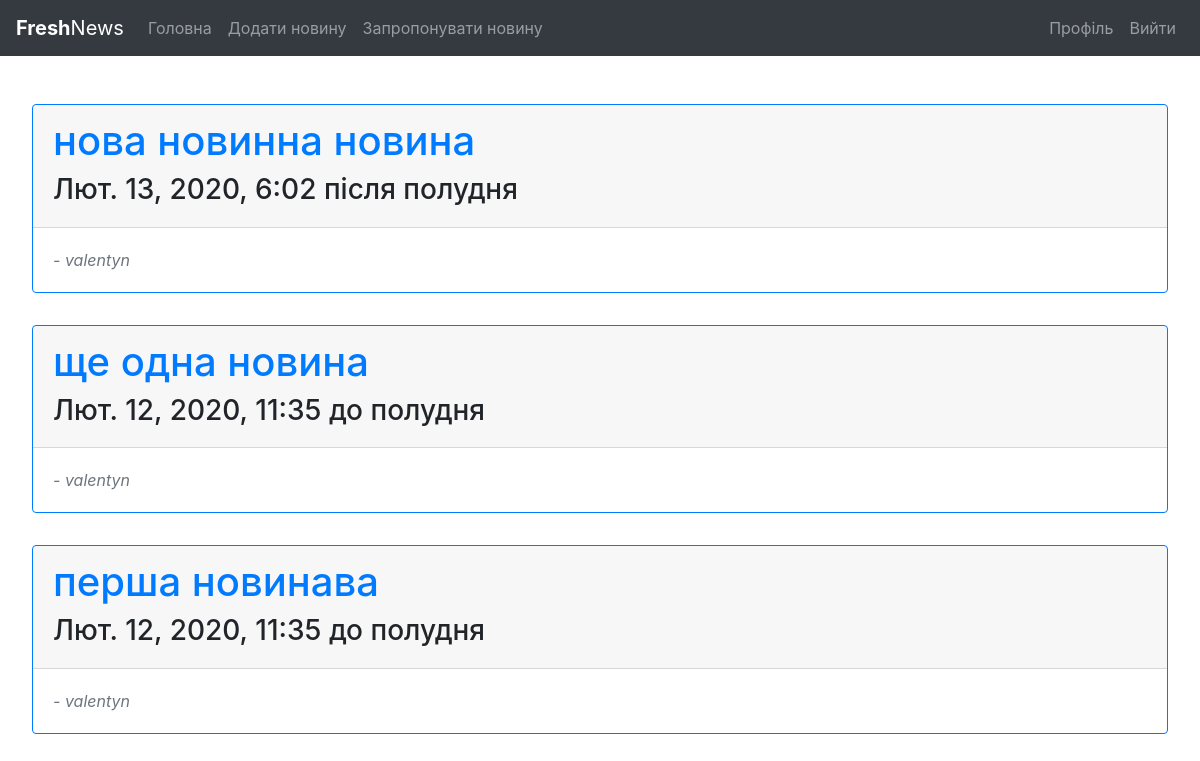
Page / (signed in) on the earlier database version.
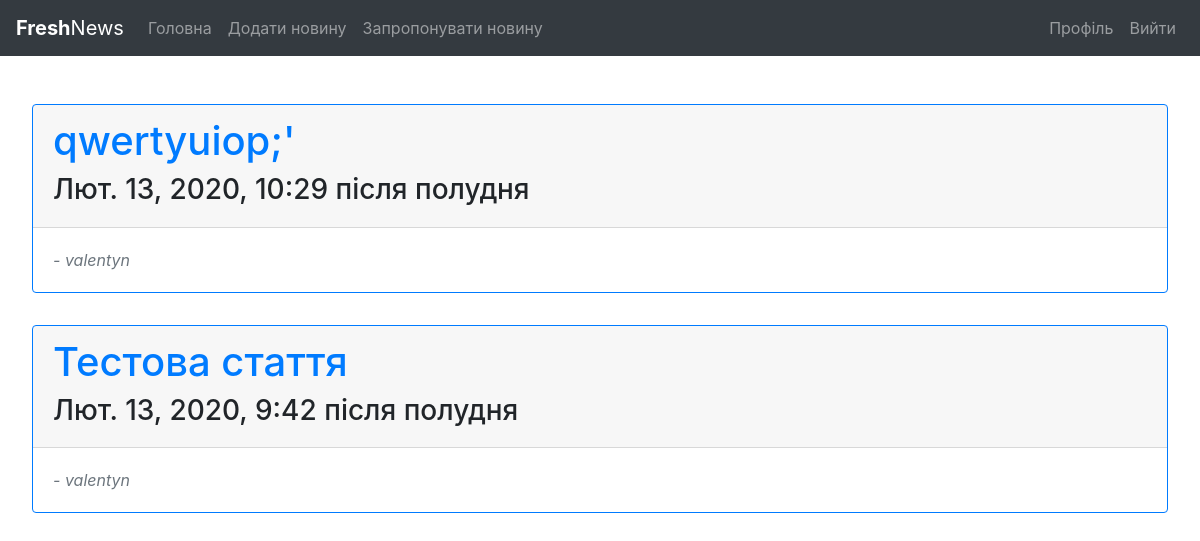
Same page on the later database version.
### main/models.py (models this page shows, shortened)
class Post(models.Model):
    title = models.CharField(max_length=256, blank=False)
    text = RichTextField(blank=True, null=True)
    author = models.CharField(max_length=256, blank=True)
    published_date = models.DateTimeField(blank=True, null=True)
    pre_moderation = models.BooleanField(default=False)

### main/views.py (the view)
# urls.py: path('', main_views.news_list, name='news_list'),
@login_required
def news_list(request):
    posts = Post.objects.filter(pre_moderation=True).order_by("-published_date")
    return render(request, 'main/news_list.html', {'posts': posts})

### main/templates/main/news_list.html
{% extends 'base.html' %}
{% load static %}
{% block content %}
{% if posts %}
    {% for post in posts %}
        <div class="card border-primary mb-3">
         <div class="card-header"><h1><a href="{% url 'post_detail' post.id %}">{{ post.title }}</a></h1>
          <h3>{{ post.published_date }}</h3>
         </div>
          <div class="card-body">
              <footer class="text-muted" ><cite title="Source Title">- {{ post.author }}</cite></footer>
          </div>
        </div>
    {% endfor %}
{% else %}
    <div class="text-center">
    <h2 class="font-italic text-muted">Новин ще поки що немає, але Ви можете створити першу :)</h2>
    </div>
{% endif %}
{% endblock content %}

### main/templates/base.html (shortened to what this page needs)
{% load static %}
<!DOCTYPE html>
<html lang=”uk”>
<head>
    <link rel="stylesheet" href="https://stackpath.bootstrapcdn.com/bootstrap/4.4.1/css/bootstrap.min.css">
    <link rel="stylesheet" type="text/css" href="../static/css/main.css"> {% block addition_css %}{% endblock addition_css %}
</head>
<body>
    <nav class="navbar navbar-expand-lg navbar-dark bg-dark">
        <a class="navbar-brand" href="{% url 'news_list' %}"><strong>Fresh</strong>News</a>
        <div class="collapse navbar-collapse" id="navbarSupportedContent">
            <ul class="navbar-nav mr-auto">
                <li class="nav-item">
                    <a class="nav-link" href="{% url 'news_list' %}">Головна</a>
                </li>
                <li class="nav-item">
                    <a class="nav-link" href="{% url 'post_creation' %}">Додати новину</a>
                </li>
                <li class="nav-item">
                    <a class="nav-link" href="{% url 'post_moderation' %}">Запропонувати новину</a>
                </li>
            </ul>
        </div>
        <div class="navbar-nav">
            {% if user.is_authenticated %}
            <a class="nav-item nav-link" href="{% url 'profile' %}">Профіль</a>
            <a class="nav-item nav-link" href="{% url 'logout' %}">Вийти</a> {% else %}
            <a class="nav-item nav-link" href="{% url 'login' %}">Увійти</a> {% endif %}
        </div>
    </nav>
    {% block content %}{% endblock content %}
</body>
</html>

### main/static/css/main.css (style rules this page uses)
.card { margin: 2em; }

Differences in the rows shown:
removed Post: title "нова новинна новина", published_date "Лют. 13, 2020, 6:02 після полудня", author "valentyn"
removed Post: title "ще одна новина", published_date "Лют. 12, 2020, 11:35 до полудня", author "valentyn"
removed Post: title "перша новинава", published_date "Лют. 12, 2020, 11:35 до полудня", author "valentyn"
added Post: title "qwertyuiop;'", published_date "Лют. 13, 2020, 10:29 після полудня", author "valentyn"
added Post: title "Тестова стаття", published_date "Лют. 13, 2020, 9:42 після полудня", author "valentyn"
